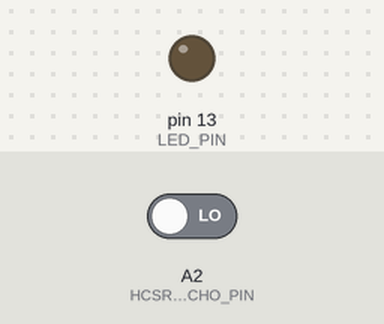
A sketch run on a simulated Arduino Uno, built with avr-gcc and run on an emulated ATmega328P. On the bench: output pins drawn as LEDs (lit = HIGH). The test bench sets the inputs (shaded band); at power-on: A2 (HCSR04_ECHO_PIN) LOW. Pins used as bus, display or sensor lines are not drawn.

Above: at 0.1 s.
At 1.1 s:
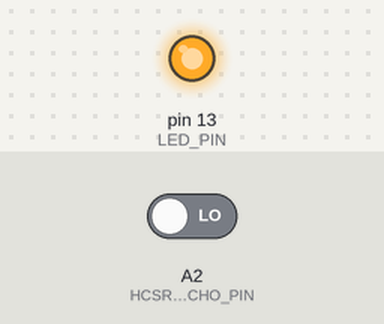
Timing chart, 0 to 2.6 s (numbered marks = the images above):
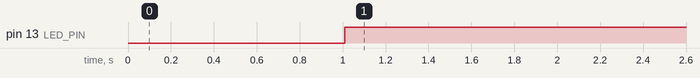

Measured:
- by itself, pin 13 (LED_PIN): LOW → HIGH at 1.0 s

The sketch:

Proximity_Sensor_Normal_1.ino
```cpp
#define HCSR04_ECHO_PIN A2
#define HCSR04_TRIG_PIN A3
#define LED_PIN 13

void setup() {
  pinMode(HCSR04_ECHO_PIN, INPUT);
  pinMode(HCSR04_TRIG_PIN, OUTPUT);
  pinMode(LED_PIN, OUTPUT);
}

void loop() {
  digitalWrite(HCSR04_TRIG_PIN, HIGH);
  delay(10);
  digitalWrite(HCSR04_TRIG_PIN, LOW);

  float converter = 0.17;
  int distance = pulseIn(HCSR04_ECHO_PIN, HIGH)*converter;

  if (distance < 100) {
    digitalWrite(LED_PIN, HIGH);
  } else {
    digitalWrite(LED_PIN, LOW);
  }
}
```
